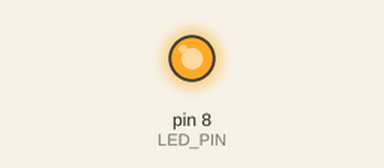
Recording of a sketch running on a simulated Arduino Uno, built with avr-gcc and run on an emulated ATmega328P. Shown: output pins drawn as LEDs (lit = HIGH).

Above: at 0.15 s.
At 8.3 s:
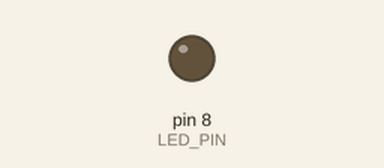
Timing chart, 0 to 14.3 s (numbered marks = the images above):
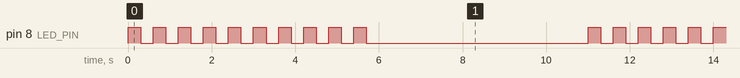

Measured:
- by itself, pin 8 (LED_PIN): repeats every 11.0 s: 9 × (LOW 0.30 s, HIGH 0.30 s), LOW 5.3 s, HIGH 0.30 s
- by itself, everything shown: repeats every 11.0 s, in 20 steps

The sketch:

SimpleLEDBlink.ino
```cpp
#define LED_PIN 8

void setup() {
  pinMode(LED_PIN, OUTPUT);
}

void loop() {
  for (int i = 0; i < 10; i++) {
    digitalWrite(LED_PIN, HIGH);
    delay(300);
    digitalWrite(LED_PIN, LOW);
    delay(300);
  }

  delay(5000);
}
```
